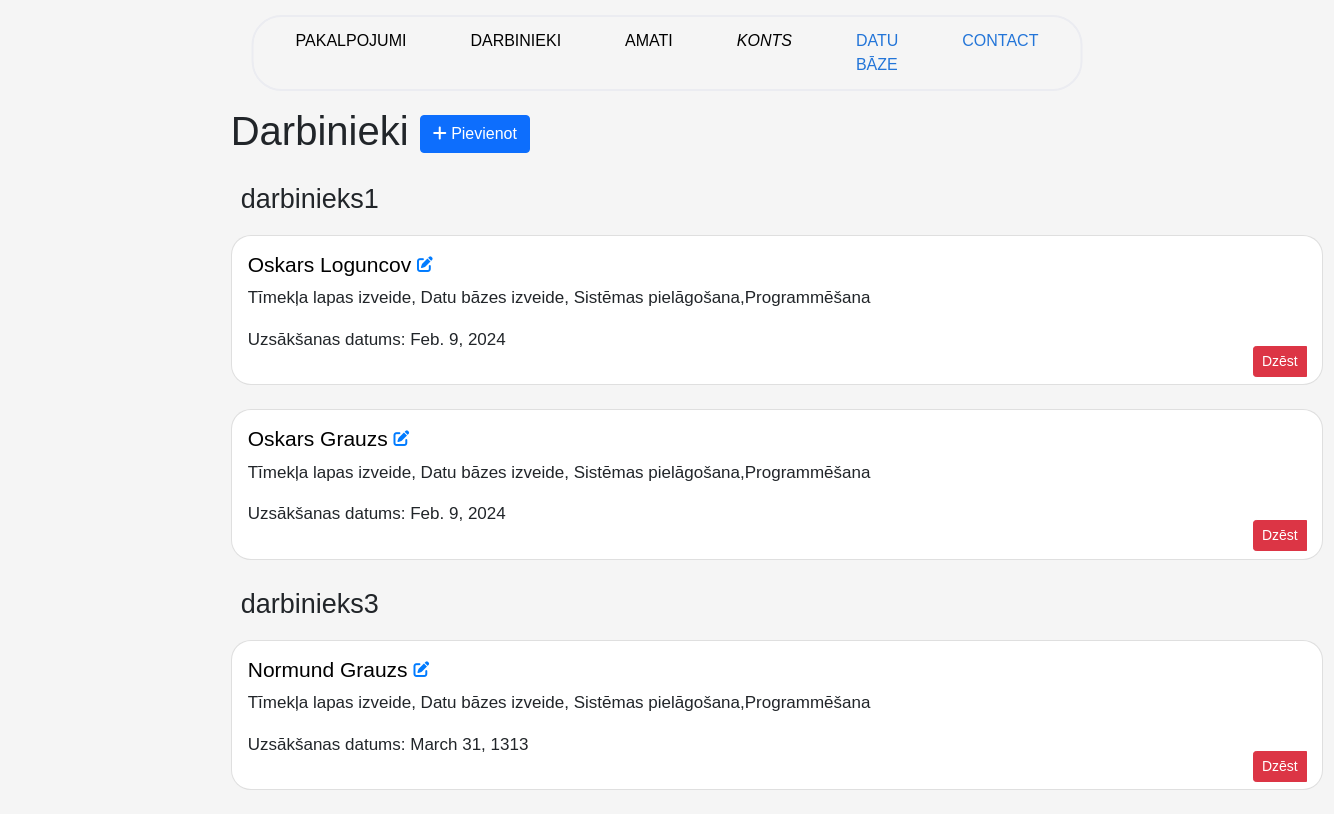
The page /employee_base on the database its author committed.
### myapp/models.py (models this page shows, shortened)
class Amats(models.Model):
    amata_ID = models.AutoField(primary_key=True, unique=True)
    nosaukums = models.CharField(max_length=30)
    def __str__(self):
        return self.nosaukums

class Darbinieki(models.Model):
    darb_ID = models.AutoField(primary_key=True, unique=True)
    amata_ID = models.ForeignKey(Amats, on_delete=models.SET_NULL, null=True)
    vards = models.CharField(max_length=15)
    uzvards = models.CharField(max_length=25)
    personas_kods = models.CharField(max_length=12)
    talrunis = models.CharField(max_length=8)
    dz_datums = models.DateField()
    uzsak_datums = models.DateField()
    prasmes = models.CharField(max_length=100, blank=True, null=True)
    login = models.CharField(max_length=20)
    parole = models.CharField(max_length=25)
    menedzeris = models.BooleanField(default=False)

### myapp/views.py (the view)
# urls.py: path("employee_base", views.employee_base, name="employee_base"),
def employee_base(request):
    all_darbinieki = Darbinieki.objects.all()
    return render(request, "employee_base.html", {'all': all_darbinieki})

### myapp/templates/employee_base.html (shortened to what this page needs)
{% extends 'base.html' %}
{% block content %}
{% include 'navbar.html' %}
<div class="container mt-5">
    <h1 class="mb-4">Darbinieki <a href="{% url 'employee' %}" class="btn btn-primary"><i class="fas fa-plus"></i>
        Pievienot</a></h1>
    {% regroup all by amata_ID as grouped_items %}
    {% for amata_group in grouped_items %}
    <p style="margin-left: 10px; margin-top: 5px;font-size: 27px">{{ amata_group.grouper }}</p>
    {% for item in amata_group.list %}
    <div class="card mb-4" style="border:solid light gray 0.5px; border-radius: 20px">
        <div class="card-body">
            <h5 class="card-title">
                <a href="{% url 'employee_detail' pk=item.darb_ID %}"
                   style="text-decoration: none; color: black; font-size: 21px;">
                    {{ item.vards }} {{ item.uzvards }}
                    <i class="fas fa-edit fa-xs" style="color: #007bff;"></i>
                </a>
            </h5>
            <p class="card-text" style="font-size: 17px;">{{ item.prasmes }}</p>
            <p class="card-text" style="font-size: 17px;">Uzsākšanas datums: {{ item.uzsak_datums }}</p>
            <div class="btn-group">
                <button class="btn btn-danger btn-sm" data-bs-toggle="modal"
                        data-bs-target="#deleteConfirmation{{ item.darb_ID }}">
                    Dzēst
                </button>
            </div>
        </div>
    </div>
    {% endfor %}
    {% endfor %}
</div>
{% endblock %}

### myapp/templates/navbar.html (style rules this page uses)
body { margin-top: 8%; font-family: 'Lexend Exa', sans-serif; }

### myapp/templates/employee_base.html (style rules this page uses)
.card { margin-bottom: 20px; position: relative; }
.btn-group { position: absolute; top: 110px; right: 15px; display: flex; gap: 0 px; }
.btn-group .btn { flex: 1; max-width: 100px; }
body { background-color: #f5f5f5; }
.container { margin-left: 100px; }

### rows shown on the page
Amats: grouper "darbinieks1"
Darbinieki: vards "Oskars", uzvards "Loguncov", prasmes "Tīmekļa lapas izveide, Datu bāzes izveide, Sistēmas pielāgošana,Programmēšana", uzsak_datums "Feb. 9, 2024"
Darbinieki: vards "Oskars", uzvards "Grauzs", prasmes "Tīmekļa lapas izveide, Datu bāzes izveide, Sistēmas pielāgošana,Programmēšana", uzsak_datums "Feb. 9, 2024"
Amats: grouper "darbinieks3"
Darbinieki: vards "Normund", uzvards "Grauzs", prasmes "Tīmekļa lapas izveide, Datu bāzes izveide, Sistēmas pielāgošana,Programmēšana", uzsak_datums "March 31, 1313"
